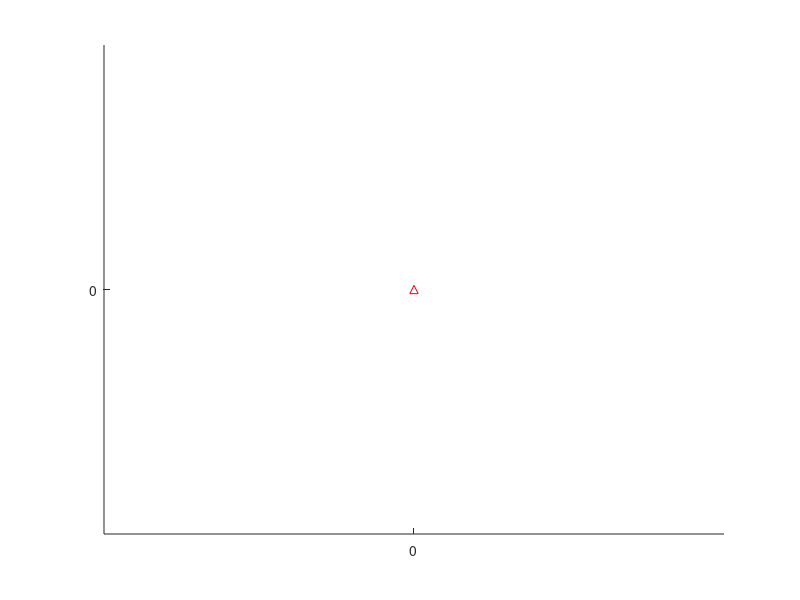

The MATLAB script that drew this image: (Note: this script raises an error after producing the figure.)
%% Plot waypoints and the vehicle track

figure(1);clf;
hold on;
axis equal;

% Plot waypoints (red is initial waypoint blue are following
plot(0, 0, 'r^');
plot(waypoint_1_east, waypoint_1_north, 'r^');

% Add the boat path
title('Boat position');
plot(position(:,2),position(:,1));
grid on;
%% Add additional decorations

decoration_steps = 1:50:length(position);

% Display the L2 vectors
plot (position(decoration_steps,2), position(decoration_steps, 1), 'bo');
quiver(position(decoration_steps,2),position(decoration_steps,1),L2(decoration_steps,2),L2(decoration_steps,1), 0, 'm-');

% Plot velocity vector
quiver(position(decoration_steps,2),position(decoration_steps,1),sin(heading(decoration_steps)), cos(heading(decoration_steps)), 0);

%% Plot the vehicle commands
figure(2);clf;
subplot(3,1,1);
plot(rudder_command);
title('Commanded rudder position');

subplot(3,1,2);
plot(throttle_command);
title('Commanded throttle');

subplot(3,1,3);
plot(ballast_command);
title('Commanded tray angle');